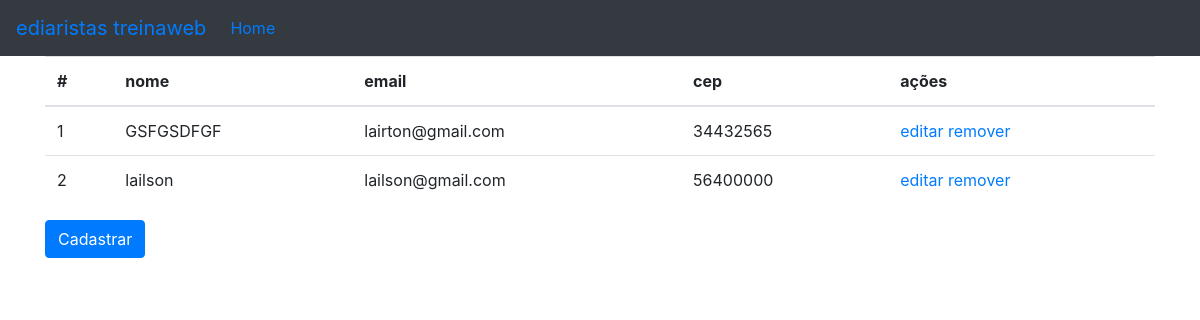
Page /web/listar_diarista on the earlier database version.
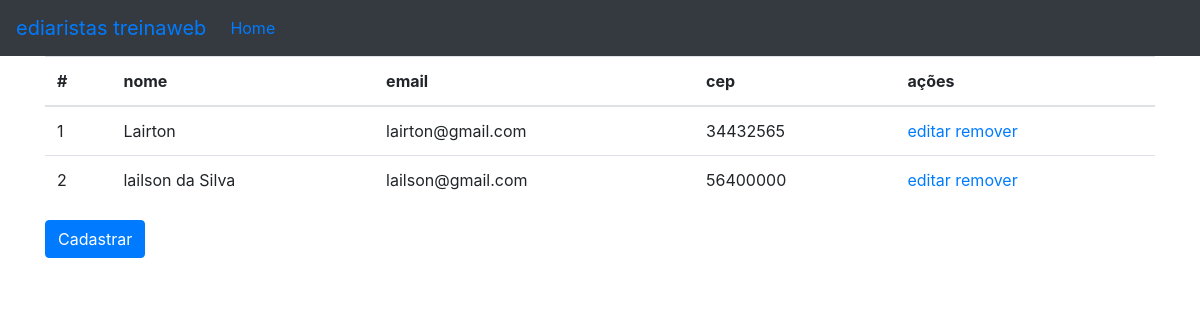
Same page on the later database version.
### web/models.py (models this page shows)
class Diarista(models.Model):
    nome_completo = models.CharField(max_length=100, null=False, blank=False)
    cpf = models.CharField(max_length=11, null=False, blank= False)
    email = models.EmailField(null=False, blank=False)
    telefone = models.CharField(max_length=11, null=False, blank=False)
    lougradouro = models.CharField(max_length=60, null=False, blank=False)
    numero = models.IntegerField(null=False, blank=False)
    bairro = models.CharField(max_length=30, null=False, blank=False)
    complemento = models.CharField(max_length=30, null=False, blank=True)
    cep = models.CharField(max_length=8, blank=False)
    estado = models.CharField(max_length=2, null=False, blank=False)
    codigo_ibge = models.IntegerField(null=False, blank=False)
    foto_usuario = models.ImageField(null=False, blank=True)
    objetos = models.Manager()

### web/views.py (the view)
# urls.py: path('listar_diarista', views.listar_diarista, name="listar_diarista"),
def listar_diarista(request):
    diaristas = Diarista.objetos.all()
    return render(request, 'lista_diarista.html', {'diaristas': diaristas})

### web/templates/lista_diarista.html
{% extends 'base.html' %}
{% load easy_mask %}
{% block conteudo %}
<table class="table">
    <thead>
    <tr>
        <th>#</th>
        <th>nome</th>
        <th>email</th>
        <th>cep</th>
        <th>ações</th>
    </tr>
    </thead>
    <tbody>
    {% for diarista in diaristas %}
    <tr>
        <td>{{diarista.id}}</td>
        <td>{{diarista.nome_completo}}</td>
        <td>{{diarista.email}}</td>
        <td>{{diarista.cep| cep}}</td>
        <td>
            <a href="{% url 'editar_diarista' diarista.id %}">editar</a>
            <a href="{% url 'remover_diarista' diarista.id %}">remover</a>
        </td>
    </tr>
    {% endfor %}
    </tbody>
</table>
<a href="{% url 'cadastrar_diarista' %}" class="btn btn-primary">Cadastrar</a>
{% endblock conteudo %}

Differences in the rows shown:
changed Diarista "lairton@gmail.com": nome_completo "GSFGSDFGF" → "Lairton"
changed Diarista "lailson@gmail.com": nome_completo "lailson" → "lailson da Silva"
